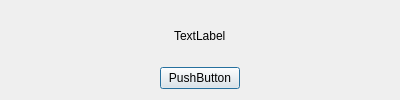
<?xml version="1.0" encoding="UTF-8"?>
<ui version="4.0">
 <class>dialog</class>
 <widget class="QDialog" name="dialog">
  <property name="geometry">
   <rect>
    <x>0</x>
    <y>0</y>
    <width>400</width>
    <height>100</height>
   </rect>
  </property>
  <property name="windowTitle">
   <string>Joke Machine</string>
  </property>
  <layout class="QVBoxLayout" name="verticalLayout_2">
   <item>
    <layout class="QHBoxLayout" name="horizontalLayout">
     <item>
      <spacer name="horizontalSpacer">
       <property name="orientation">
        <enum>Qt::Horizontal</enum>
       </property>
       <property name="sizeHint" stdset="0">
        <size>
         <width>40</width>
         <height>20</height>
        </size>
       </property>
      </spacer>
     </item>
     <item>
      <widget class="QLabel" name="joke_label">
       <property name="text">
        <string>TextLabel</string>
       </property>
      </widget>
     </item>
     <item>
      <spacer name="horizontalSpacer_2">
       <property name="orientation">
        <enum>Qt::Horizontal</enum>
       </property>
       <property name="sizeHint" stdset="0">
        <size>
         <width>40</width>
         <height>20</height>
        </size>
       </property>
      </spacer>
     </item>
    </layout>
   </item>
   <item>
    <layout class="QHBoxLayout" name="horizontalLayout_2">
     <item>
      <spacer name="horizontalSpacer_3">
       <property name="orientation">
        <enum>Qt::Horizontal</enum>
       </property>
       <property name="sizeHint" stdset="0">
        <size>
         <width>40</width>
         <height>20</height>
        </size>
       </property>
      </spacer>
     </item>
     <item>
      <widget class="QPushButton" name="punch_line_btn">
       <property name="text">
        <string>PushButton</string>
       </property>
      </widget>
     </item>
     <item>
      <spacer name="horizontalSpacer_4">
       <property name="orientation">
        <enum>Qt::Horizontal</enum>
       </property>
       <property name="sizeHint" stdset="0">
        <size>
         <width>40</width>
         <height>20</height>
        </size>
       </property>
      </spacer>
     </item>
    </layout>
   </item>
  </layout>
 </widget>
 <resources/>
 <connections/>
</ui>
